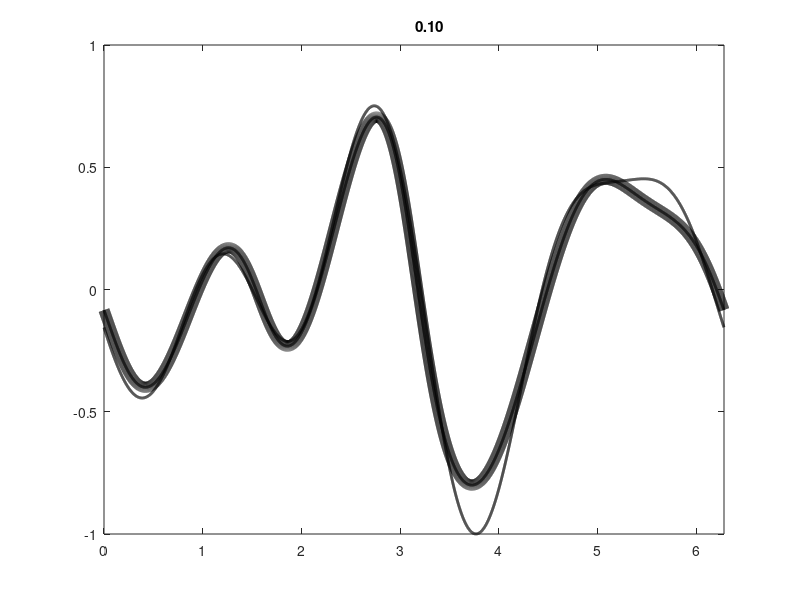
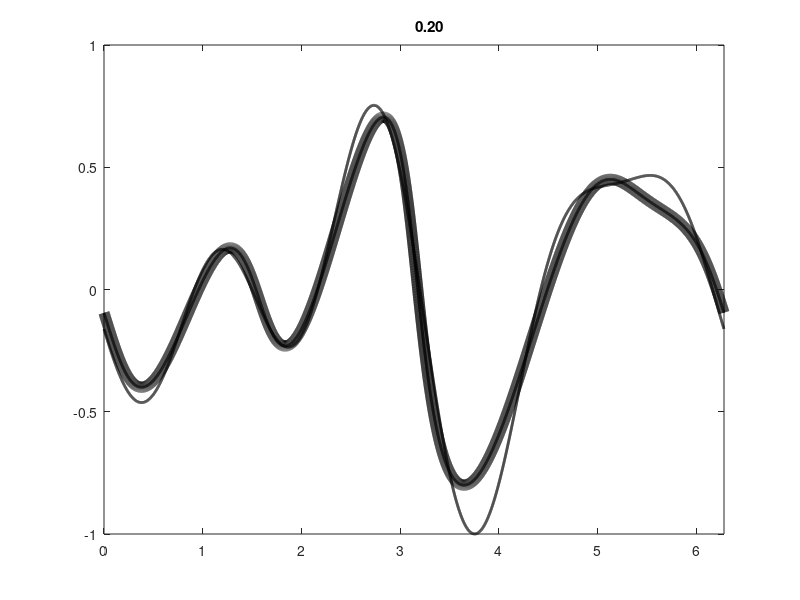
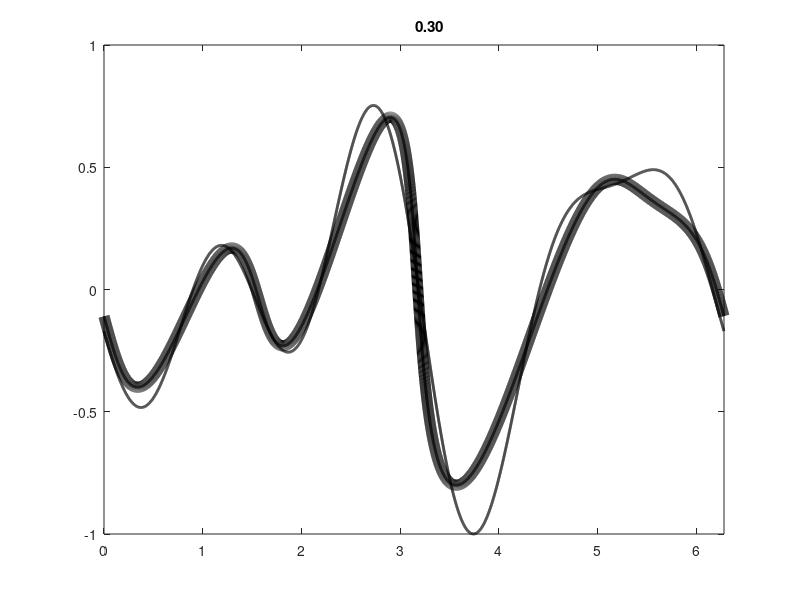
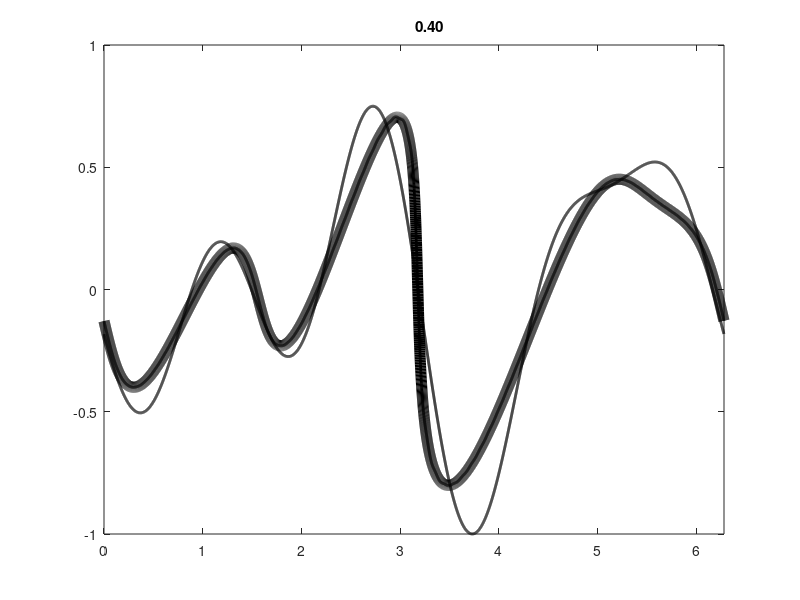

Here is the MATLAB script that generated these plots, in order: (Note: a time limit stopped this script after it produced the figures.)
#!/bin/env octave

randn('state', 1);
n = 2^13;
L = 2 * pi;
h = L/n;
x = (0:n-1)*h;
dt  = 0.0001;
mu = 0.001;
k = [0:n/2 -n/2+1:-1];
k1 = 1i*k; k1(n/2+1) = 0;
k2 = -k.^2;

U = k .^2 .* exp(-k.^2 / L);
a =  fft(randn(1, n));
uinit = ifft(U .* a);
uinit = 0.8 * uinit / max(abs(uinit));
u0 = uinit;
E0 = sumsq(u0) * h;
En = zeros(size(k));
q = 0;
figure('visible', 'off');
for t = 0:dt:2000
    E = sumsq(u0) * h;
    force = fft(u0);
    force(~(abs(k) <= 4)) = 0;
    force .*= (E0 - E) / dt;
    rhs = @(u) (-k1.*fft(u0.^2)/2 + mu*k2.*fft(u0) + force);

    u1hat = fft(u0) + 0.5*dt*rhs(u0);
    u1hat(abs(k) > n/2 * 2/3) = 0;

    u1 = ifft(u1hat);
    u2hat = fft(u0) + dt*rhs(u1);
    u2hat(abs(k) > n/2 * 2/3) = 0;

    u0 = ifft(u2hat);
    q += 1;
    En = En * (q - 1) / q  + abs(u2hat).^2/2*h / q;

    if mod(q, 1000) == 0
      uf = u2hat;
      uf(abs(k) >= 70) = 0;
      uf = ifft(uf);
      force = ifft(force);
      force /= max(abs(force));
      plot(x, u0, 'color', 'black', 'linewidth', 8,
	   x, uf, 'color', 'black', 'linewidth', 2,
	   x, force, 'color', 'black', 'linewidth', 2)
      axis([0 2*pi -1 1])
      title(sprintf('%12.2f', t))
      saveas(gcf(), sprintf('u.%09d.png', q))

      % loglog(k(k > 0), h * En(k > 0) / 2, 'b.-');
      % title(sprintf('%12.2f', t))
      % saveas(gcf(), sprintf('e.%09d.png', q))

      printf('%.16e %.16e\n', E, (E - E0) / (mu^3));
    end
end
